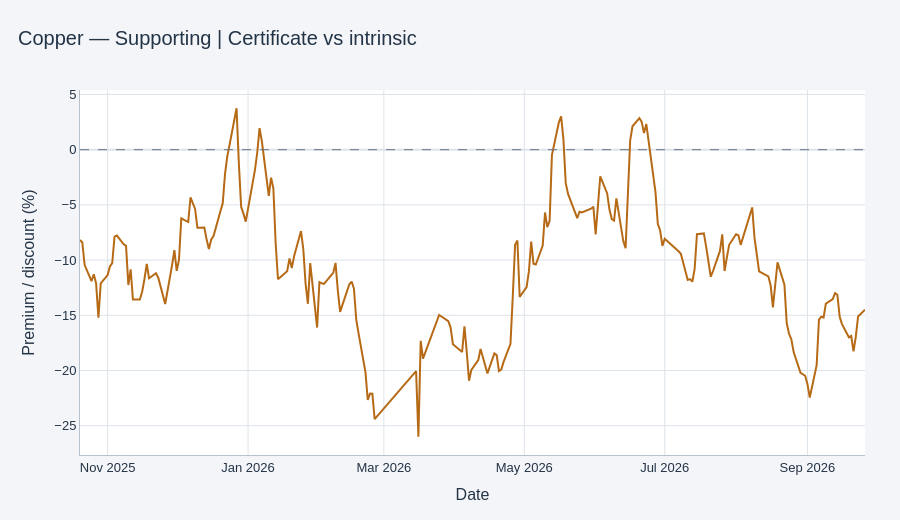

Write notebook code for a chart like this one.
### Markdown cell above
## Supporting result: certificate vs intrinsic

Intrinsic reference = LME cash USD/kg × USD/IRR. This is a separate comparison, not the primary certificate-to-physical bubble.

### Code cell
figures[1].show(config=PLOTLY_CONFIG)

### Figure 1 — Plotly figure (JSON) as saved in the notebook; plotly's stock layout.template omitted (floating-point values rounded to 4 significant figures; data arrays with more than 128 entries replaced by an {"elided": "..."} marker saying what was removed)
{"data": [{"connectgaps": false, "hovertemplate": "%{x|%Y-%m-%d}<br>%{y:.2f}%<extra></extra>", "line": {"color": "#B66A16", "width": 2}, "mode": "lines", "name": "Supporting | Certificate vs intrinsic", "type": "scatter", "x": {"elided": "214 str values"}, "y": {"elided": "214 float values"}}], "layout": {"autosize": true, "font": {"color": "#243447", "family": "Arial, Tahoma, sans-serif", "size": 13}, "height": 520, "hoverlabel": {"bgcolor": "#FFFFFF", "font": {"color": "#243447"}}, "hovermode": "x unified", "margin": {"b": 65, "l": 80, "r": 35, "t": 90}, "paper_bgcolor": "#F3F5F8", "plot_bgcolor": "#FFFFFF", "shapes": [{"line": {"color": "#687787", "dash": "dash", "width": 1}, "type": "line", "x0": 0, "x1": 1, "xref": "x domain", "y0": 0, "y1": 0, "yref": "y"}], "title": {"font": {"size": 20}, "text": "Copper — Supporting | Certificate vs intrinsic", "x": 0.02, "xanchor": "left"}, "xaxis": {"automargin": true, "gridcolor": "#DDE3EA", "linecolor": "#B8C2CC", "showgrid": true, "title": {"text": "Date"}, "zerolinecolor": "#DDE3EA"}, "yaxis": {"automargin": true, "gridcolor": "#DDE3EA", "linecolor": "#B8C2CC", "showgrid": true, "title": {"text": "Premium / discount (%)"}, "zerolinecolor": "#DDE3EA"}}}
